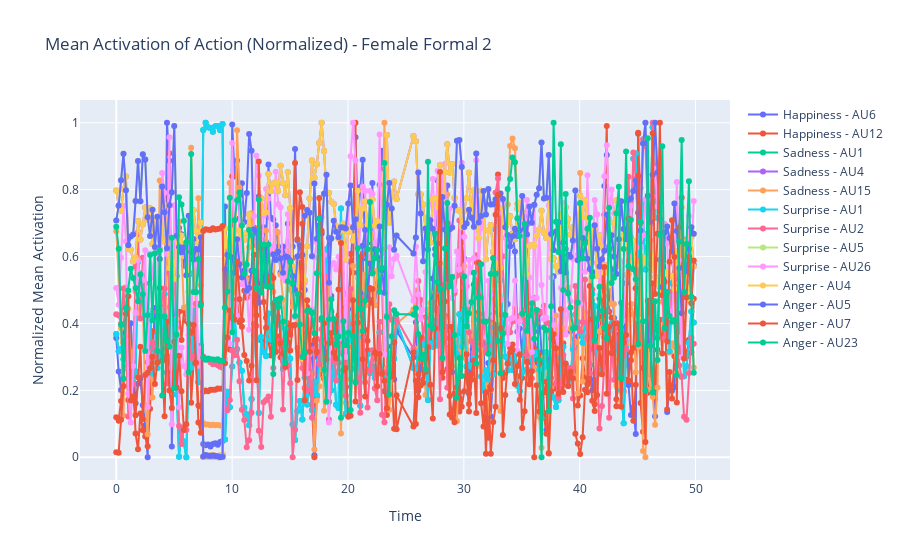

Notebook code for this chart:
### Code cell
# Reference table linking emotions to action units
emotion_au_mapping = {
    'Happiness': [6, 12],
    'Sadness': [1, 4, 15],
    'Surprise': [1, 2, 5, 26],
    'Anger': [4, 5, 7, 23],
}

# Function to calculate mean activation for each emotion over time and normalize the data
def mean_activation_by_emotion_over_time(df, emotion_au_mapping):
    emotion_means_over_time = {}
    for emotion, aus in emotion_au_mapping.items():
        relevant_aus = df[df['face_au'].isin(aus)]
        emotion_means_over_time[emotion] = relevant_aus.groupby(['time', 'face_au'])['value'].mean().reset_index()

    # Normalize the data using min-max scaling for each action unit
    for emotion, mean_df in emotion_means_over_time.items():
        min_values = mean_df.groupby('face_au')['value'].min()
        max_values = mean_df.groupby('face_au')['value'].max()

        mean_df['value_normalized'] = mean_df.apply(
            lambda row: (row['value'] - min_values[row['face_au']]) / (max_values[row['face_au']] - min_values[row['face_au']]),
            axis=1
        )

    return emotion_means_over_time

# Calculate mean activation for formal and informal speakers over time and normalize the data
formal_emotion_means_over_time = mean_activation_by_emotion_over_time(female_formal_2_au, emotion_au_mapping)
informal_emotion_means_over_time = mean_activation_by_emotion_over_time(female_informal_2_au, emotion_au_mapping)

def plot_emotion_means_over_time(emotion_means_over_time, title):
    fig = go.Figure()

    for emotion, mean_df in emotion_means_over_time.items():
        for au in mean_df['face_au'].unique():
            fig.add_trace(go.Scatter(
                x=mean_df[mean_df['face_au'] == au]['time'],
                y=mean_df[mean_df['face_au'] == au]['value_normalized'],
                mode='lines+markers',
                name=f'{emotion} - AU{au}'
            ))

    fig.update_layout(
        title=f'Mean Activation of Action (Normalized) - {title}',
        xaxis=dict(title='Time'),
        yaxis=dict(title='Normalized Mean Activation'),
        showlegend=True
    )

    fig.show()

# Plot the mean activation of action units for different emotions over time for formal speakers
plot_emotion_means_over_time(formal_emotion_means_over_time, 'Female Formal 2')

### Figure 1 — Plotly figure (JSON) as saved in the notebook; plotly's stock layout.template omitted (floating-point values rounded to 4 significant figures; data arrays with more than 128 entries replaced by an {"elided": "..."} marker saying what was removed)
{"data": [{"mode": "lines+markers", "name": "Happiness - AU6", "type": "scatter", "x": {"elided": "234 float values"}, "y": {"elided": "234 float values"}}, {"mode": "lines+markers", "name": "Happiness - AU12", "type": "scatter", "x": {"elided": "234 float values"}, "y": {"elided": "234 float values"}}, {"mode": "lines+markers", "name": "Sadness - AU1", "type": "scatter", "x": {"elided": "234 float values"}, "y": {"elided": "234 float values"}}, {"mode": "lines+markers", "name": "Sadness - AU4", "type": "scatter", "x": {"elided": "234 float values"}, "y": {"elided": "234 float values"}}, {"mode": "lines+markers", "name": "Sadness - AU15", "type": "scatter", "x": {"elided": "234 float values"}, "y": {"elided": "234 float values"}}, {"mode": "lines+markers", "name": "Surprise - AU1", "type": "scatter", "x": {"elided": "234 float values"}, "y": {"elided": "234 float values"}}, {"mode": "lines+markers", "name": "Surprise - AU2", "type": "scatter", "x": {"elided": "234 float values"}, "y": {"elided": "234 float values"}}, {"mode": "lines+markers", "name": "Surprise - AU5", "type": "scatter", "x": {"elided": "234 float values"}, "y": {"elided": "234 float values"}}, {"mode": "lines+markers", "name": "Surprise - AU26", "type": "scatter", "x": {"elided": "234 float values"}, "y": {"elided": "234 float values"}}, {"mode": "lines+markers", "name": "Anger - AU4", "type": "scatter", "x": {"elided": "234 float values"}, "y": {"elided": "234 float values"}}, {"mode": "lines+markers", "name": "Anger - AU5", "type": "scatter", "x": {"elided": "234 float values"}, "y": {"elided": "234 float values"}}, {"mode": "lines+markers", "name": "Anger - AU7", "type": "scatter", "x": {"elided": "234 float values"}, "y": {"elided": "234 float values"}}, {"mode": "lines+markers", "name": "Anger - AU23", "type": "scatter", "x": {"elided": "234 float values"}, "y": {"elided": "234 float values"}}], "layout": {"showlegend": true, "title": {"text": "Mean Activation of Action (Normalized) - Female Formal 2"}, "xaxis": {"title": {"text": "Time"}}, "yaxis": {"title": {"text": "Normalized Mean Activation"}}}}
